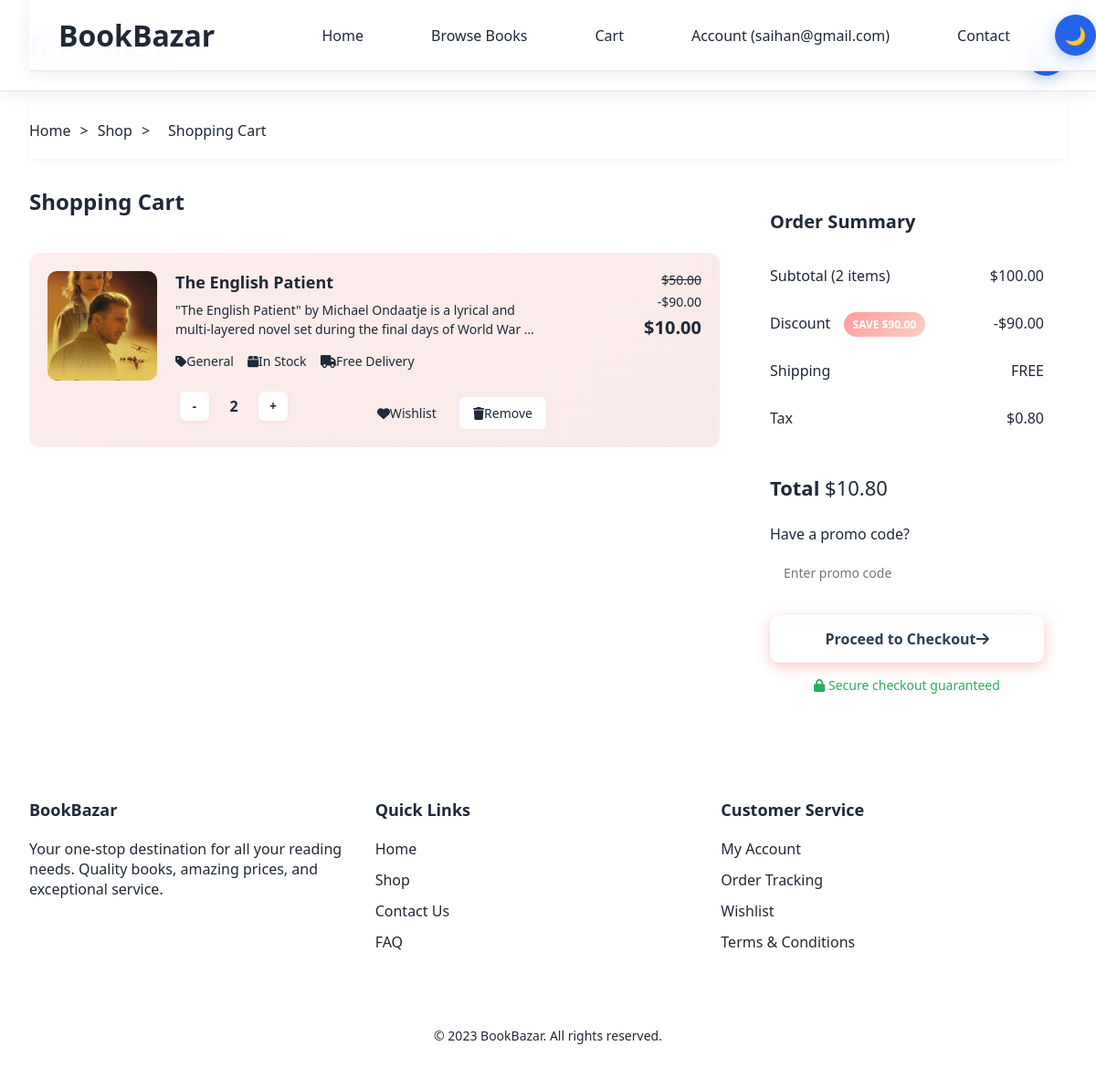
The app's page /cart/ (signed in), older data.
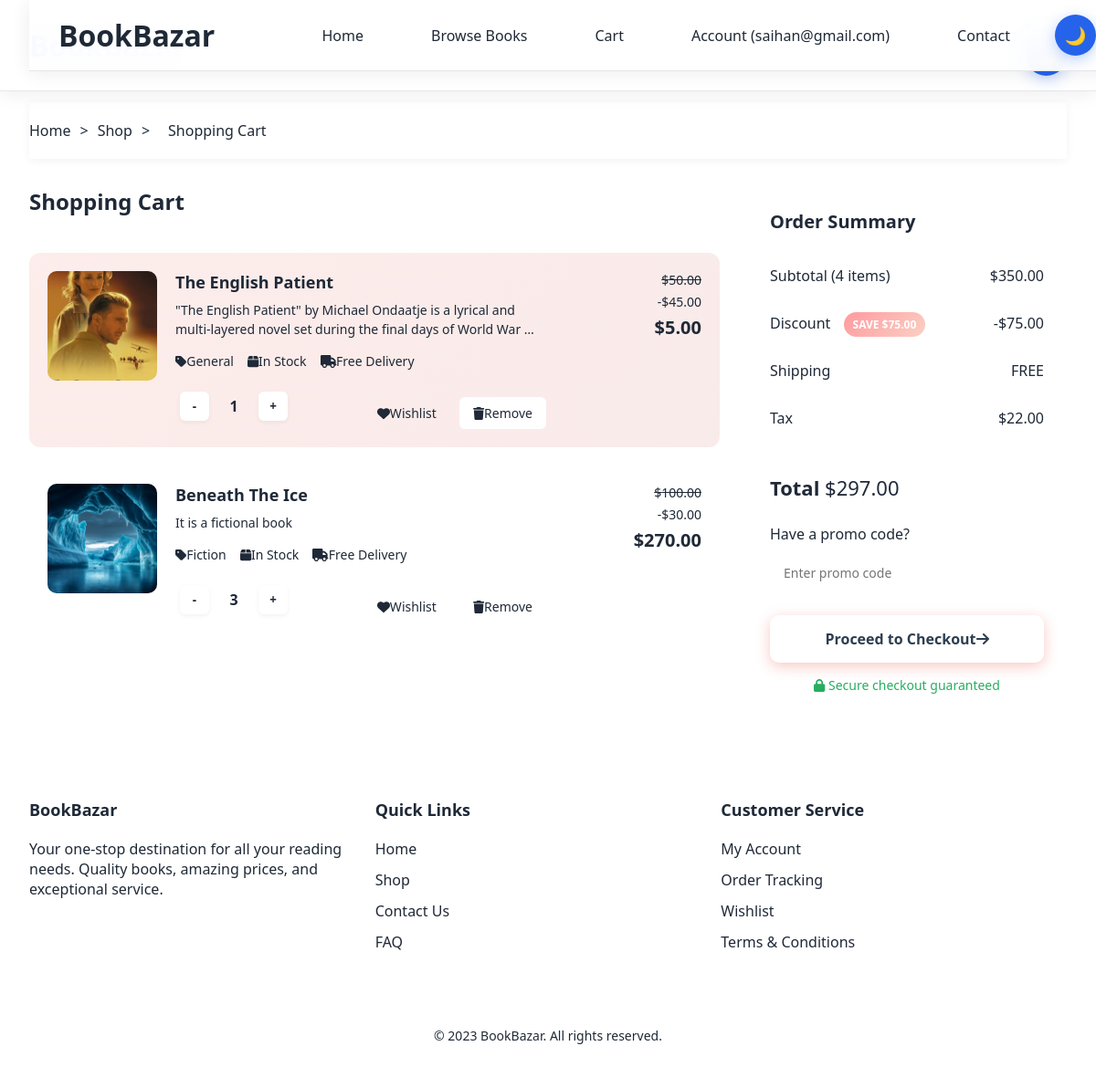
The same page, newer data.
### users/models.py (models this page shows, shortened)
class CustomUser(AbstractUser):
    username = None
    email = models.EmailField(_('email address'), unique=True)
    USERNAME_FIELD = 'email'
    REQUIRED_FIELDS = []
    objects = CustomUserManager()

### eco/models.py (models this page shows, shortened)
class CartItem(models.Model):
    cart = models.ForeignKey(Cart, on_delete=models.CASCADE, related_name='items')
    book = models.ForeignKey('Book', on_delete=models.CASCADE)
    quantity = models.PositiveIntegerField(default=1, validators=[MinValueValidator(1)])
    added_at = models.DateTimeField(auto_now_add=True)
    class Meta:
        unique_together = ['cart', 'book']
    @property
    def total_price(self):
        return float(self.book.price) * self.quantity
    @property
    def total_discount(self):
        if self.book.discount_price:
            return (float(self.book.price) - float(self.book.discount_price)) * self.quantity
        return 0.0
    @property
    def final_price(self):
        if self.book.discount_price:
            return float(self.book.discount_price) * self.quantity
        return float(self.book.price) * self.quantity

class Book(models.Model):
    title = models.CharField(max_length=200)
    author = models.ForeignKey(Author, on_delete=models.SET_NULL, null=True, blank=True)
    additional_authors = models.CharField(max_length=200, blank=True, help_text="Other authors, separated by commas")
    isbn = models.CharField(max_length=13, blank=True, verbose_name="ISBN")
    isbn13 = models.CharField(max_length=17, blank=True, verbose_name="ISBN-13")
    category = TreeForeignKey(Category, related_name='books', on_delete=models.SET_NULL, null=True, blank=True)
    genre = models.CharField(max_length=20, choices=BOOK_GENRES, blank=True)
    format_type = models.CharField(max_length=10, choices=BOOK_FORMATS, default='PAPERBACK')
    condition = models.CharField(max_length=10, choices=BOOK_CONDITIONS, default='NEW')
    publisher = models.ForeignKey(Publisher, on_delete=models.SET_NULL, null=True, blank=True)
    publication_date = models.DateField(null=True, blank=True)
    edition = models.CharField(max_length=50, blank=True)
    pages = models.PositiveIntegerField(null=True, blank=True)
    language = models.CharField(max_length=50, default='English')
    price = models.DecimalField(max_digits=10, decimal_places=2)
    discount_price = models.DecimalField(max_digits=10, decimal_places=2, null=True, blank=True)
    featured = models.BooleanField(default=False, help_text="Mark this book as featured on homepage")
    label1 = models.CharField(choices=LABEL_CHOICES, max_length=1, blank=True)
    label2 = models.CharField(choices=LABEL_CHOICES, max_length=1, blank=True)
    label3 = models.CharField(choices=LABEL_CHOICES, max_length=1, blank=True)
    cover_image = models.ImageField(upload_to='book_covers/', blank=True, null=True, help_text="Main book cover image")
    additional_images = models.ImageField(upload_to='book_images/', blank=True, null=True, help_text="Additional book images")
    description = models.TextField()
    excerpt = models.TextField(blank=True, help_text="Short excerpt or first chapter")
    stock_quantity = models.PositiveIntegerField(default=0)
    is_available = models.BooleanField(default=True)
    slug = models.SlugField(unique=True)
    created_at = models.DateTimeField(auto_now_add=True)
    updated_at = models.DateTimeField(auto_now=True)
    class Meta:
        ordering = ['-created_at']
        verbose_name = "Book"
        verbose_name_plural = "Books"
    @property
    def image_url(self):
        if self.cover_image and hasattr(self.cover_image, 'url'):
            return self.cover_image.url
        return '/static/images/placeholder-book.jpg'

class Cart(models.Model):
    user = models.OneToOneField(settings.AUTH_USER_MODEL, on_delete=models.CASCADE, related_name='cart')
    created_at = models.DateTimeField(auto_now_add=True)
    updated_at = models.DateTimeField(auto_now=True)
    @property
    def total_items(self):
        return sum(item.quantity for item in self.items.all())
    @property
    def subtotal(self):
        return float(sum(item.total_price for item in self.items.all()))
    @property
    def total_discount(self):
        return float(sum(item.total_discount for item in self.items.all()))
    @property
    def final_total(self):
        return self.subtotal - self.total_discount
    @property
    def tax(self):
        return round(self.final_total * 0.08, 2)
    @property
    def grand_total(self):
        return self.final_total + self.tax

class Category(MPTTModel):
    name = models.CharField(max_length=50, unique=True)
    parent = TreeForeignKey('self', on_delete=models.CASCADE, null=True, blank=True, related_name='children', db_index=True)
    slug = models.SlugField(null=False, unique=True)
    description = models.TextField(blank=True)
    image = models.ImageField(upload_to='category_images/', blank=True, null=True)
    class MPTTMeta:
        order_insertion_by = ['name']
    class Meta:
        verbose_name_plural = "Categories"

### eco/views.py (the view)
# urls.py: path('cart/', views.cart_view, name='cart'),
@login_required
def cart_view(request):
    try:
        cart = Cart.objects.get(user=request.user)
        cart_items = cart.items.select_related('book').all()
        context = {
            'cart': cart,
            'cart_items': cart_items,
        }
        return render(request, 'eco/basket.html', context)
    except Cart.DoesNotExist:
        context = {'cart': None, 'cart_items': []}
        return render(request, 'eco/basket.html', context)

### eco/context_processors.py (called while the page is built)
def cart_count(request):
    cart_count = 0
    if request.user.is_authenticated:
        try:
            try:
                cart = Cart.objects.get(user=request.user)
                cart_count = cart.total_items
            except Cart.DoesNotExist:
                order_qs = Order.objects.filter(user=request.user, ordered=False)
                if order_qs.exists():
                    order = order_qs[0]
                    cart_count = order.items.count()
        except Exception as e:
            cart_count = 0
    return {'cart_count': cart_count}

### templates/eco/basket.html (shortened to what this page needs)
{% extends "eco/base_common.html" %}
{% load static %}
{% block content %}
<div class="breadcrumb">
    <div class="container">
        <div class="breadcrumb-content">
            <a href="{% url 'eco:home' %}">Home</a>
            <span>></span>
            <a href="{% url 'eco:product-list' %}">Shop</a>
            <span>></span>
            <span class="current">Shopping Cart</span>
        </div>
    </div>
</div>
<div class="container">
    <div class="cart-container">
        <div class="cart-items">
            <div class="cart-header">
                <h2 class="cart-title">Shopping Cart</h2>
                <div class="item-count" id="itemCount">
                </div>
            </div>
            <div id="cartItemsContainer">
                {% if cart_items %}
                    {% for item in cart_items %}
                    <div class="cart-item {% if forloop.first %}highlight{% endif %}" id="cartItem-{{ item.id }}">
                        <div class="item-image">
                            <img src="{{ item.book.image_url }}" alt="{{ item.book.title }}">
                        </div>
                        <div class="item-details">
                            <h3 class="item-name">{{ item.book.title }}</h3>
                            <p class="item-description">{{ item.book.description|truncatewords:20 }}</p>
                            <div class="item-meta">
                                <div class="meta-item">
                                    <i class="fas fa-tag"></i> {{ item.book.category.name|default:"General" }}
                                </div>
                                <div class="meta-item">
                                    <i class="fas fa-box"></i>
                                    {% if item.book.stock_quantity > 0 %}In Stock{% else %}Out of Stock{% endif %}
                                </div>
                                <div class="meta-item">
                                    <i class="fas fa-truck"></i> Free Delivery
                                </div>
                            </div>
                            <div class="item-controls">
                                <div class="quantity-controls">
                                    <button class="quantity-btn decrease-btn" data-item-id="{{ item.id }}">-</button>
                                    <span class="quantity" id="quantity-{{ item.id }}">{{ item.quantity }}</span>
                                    <button class="quantity-btn increase-btn" data-item-id="{{ item.id }}">+</button>
                                </div>
                                <div class="item-actions">
                                    <button class="action-btn wishlist-btn" onclick="addToWishlist('{{ item.book.slug }}')">
                                        <i class="fas fa-heart"></i> Wishlist
                                    </button>
                                    <button class="action-btn remove-btn" data-item-id="{{ item.id }}">
                                        <i class="fas fa-trash"></i> Remove
                                    </button>
                                </div>
                            </div>
                        </div>
                        <div class="item-pricing">
                            {% if item.book.discount_price %}
                                <div class="price-original">${{ item.book.price|floatformat:2 }}</div>
                                <div class="price-discount">-${{ item.total_discount|floatformat:2 }}</div>
                            {% endif %}
                            <div class="price-total" id="itemTotal-{{ item.id }}">${{ item.final_price|floatformat:2 }}</div>
                        </div>
                    </div>
                    {% endfor %}
                {% endif %}
            </div>
        </div>
        {% if cart_items %}
        <div class="cart-summary">
            <h3 class="summary-title">Order Summary</h3>
            <div class="summary-row">
                <span class="summary-label">Subtotal ({{ cart.total_items }} item{{ cart.total_items|pluralize }})</span>
                <span class="summary-value" id="subtotal">${{ cart.subtotal|floatformat:2 }}</span>
            </div>
            {% if cart.total_discount > 0 %}
            <div class="summary-row">
                <span class="summary-label">Discount <span class="discount-badge">SAVE ${{ cart.total_discount|floatformat:2 }}</span></span>
                <span class="summary-value" id="totalDiscount">-${{ cart.total_discount|floatformat:2 }}</span>
            </div>
            {% endif %}
            <div class="summary-row">
                <span class="summary-label">Shipping</span>
                <span class="summary-value">FREE</span>
            </div>
            <div class="summary-row">
                <span class="summary-label">Tax</span>
                <span class="summary-value" id="tax">${{ cart.tax|floatformat:2 }}</span>
            </div>
            <div class="summary-total">
                <span class="summary-label">Total</span>
                <span class="summary-value" id="finalTotal">${{ cart.grand_total|floatformat:2 }}</span>
            </div>
            <div class="promo-section">
                <p>Have a promo code?</p>
                <div class="promo-input">
                    <input type="text" placeholder="Enter promo code">
                    <button>Apply</button>
                </div>
            </div>
            <button class="checkout-btn" onclick="window.location.href='{% url 'eco:checkout' %}'">
                Proceed to Checkout <i class="fas fa-arrow-right"></i>
            </button>
            <div class="secure-checkout">
                <i class="fas fa-lock"></i> Secure checkout guaranteed
            </div>
        </div>
        {% endif %}
    </div>
</div>
<footer class="footer">
    <div class="container">
        <div class="footer-content">
            <div class="footer-section">
                <h3>BookBazar</h3>
                <p>Your one-stop destination for all your reading needs. Quality books, amazing prices, and exceptional service.</p>
            </div>
            <div class="footer-section">
                <h3>Quick Links</h3>
                <ul class="footer-links">
                    <li><a href="{% url 'eco:home' %}">Home</a></li>
                    <li><a href="{% url 'eco:product-list' %}">Shop</a></li>
                    <li><a href="{% url 'eco:contact' %}">Contact Us</a></li>
                    <li><a href="{% url 'eco:faq' %}">FAQ</a></li>
                </ul>
            </div>
            <div class="footer-section">
                <h3>Customer Service</h3>
                <ul class="footer-links">
                    <li><a href="{% url 'eco:customer-account' %}">My Account</a></li>
                    <li><a href="#">Order Tracking</a></li>
                    <li><a href="{% url 'eco:wish-summary' %}">Wishlist</a></li>
                    <li><a href="#">Terms & Conditions</a></li>
                </ul>
            </div>
        </div>
        <div class="footer-bottom">
            <p>&copy; 2023 BookBazar. All rights reserved.</p>
        </div>
    </div>
</footer>
{% endblock %}

### templates/eco/base_common.html (shortened to what this page needs)
{% load static %}
<!DOCTYPE html>
<html lang="en">
  <head>
  </head>
  <body>
    {% include 'eco/navbar.html' %}
    <div class="main-content">
      {% block content %}
      {% endblock %}
    </div>
  </body>
</html>

### templates/eco/navbar.html (shortened to what this page needs)
<nav class="navbar">
  <div class="nav-container">
    <div class="logo">
      <a href="{% url 'eco:home' %}" style="text-decoration: none; background: linear-gradient(45deg, var(--primary), var(--accent)); -webkit-background-clip: text; -webkit-text-fill-color: transparent;">
      </a>
    </div>
  <nav class="navbar">
    <div class="nav-container">
        <div class="logo">BookBazar</div>
        <ul class="nav-links">
            <li><a href="/">Home</a></li>
            <li><a href="/products/">Browse Books</a></li>
            <li><a href="/order-summary/">Cart</a></li>
            <li>
                {% if user.is_authenticated %}
                    <a href="/users/profile/">Account ({{ user.email }})</a>
                {% else %}
                    <a href="/users/login/">Account</a>
                {% endif %}
            </li>
            <li><a href="/contact/">Contact</a></li>
            <li>
                <button id="darkModeToggle" class="dark-mode-btn" title="Toggle dark mode">
                    <span class="dark-mode-icon">🌙</span>
                </button>
            </li>
        </ul>
    </div>
</nav>
      <li>
        <button id="darkModeToggle" class="dark-mode-btn" title="Toggle dark mode">
          <span class="dark-mode-icon">🌙</span>
        </button>
      </li>
  </div>
</nav>

### templates/eco/navbar.html (style rules this page uses)
.navbar { background: var(--nav-bg); backdrop-filter: blur(20px); border-bottom: 1px solid var(--border); padding: 1rem 2rem; position: fixed; width: 100%; top: 0; z-index: 1000; box-shadow: 0 2px 20px rgba(0, 0, 0, 0.08); transition: all 0.3s ease; }
.nav-container { max-width: 1200px; margin: 0 auto; display: flex; justify-content: space-between; align-items: center; }
.logo { font-size: 2rem; font-weight: 800; }
.nav-links { display: flex; gap: 1.5rem; list-style: none; align-items: center; }
.nav-links a { color: var(--text-color); text-decoration: none; padding: 0.75rem 1.5rem; border-radius: 25px; transition: all 0.3s ease; font-weight: 500; border: 1px solid transparent; }
.dark-mode-btn { background: var(--primary); border: none; border-radius: 50%; width: 45px; height: 45px; cursor: pointer; display: flex; align-items: center; justify-content: center; font-size: 1.2rem; transition: all 0.3s ease; box-shadow: 0 4px 15px rgba(37, 99, 235, 0.3); }

Row changes from the older to the newer data that the page shows:
changed CartItem "The English Patient": quantity "2" → "1"; total_discount "90.00" → "45.00"; final_price "10.00" → "5.00"
added CartItem: book.image_url (picture), book "Beneath The Ice", book.description "It is a fictional book", book.category.name "Fiction", shows "In Stock", quantity "3", book.price "100.00", total_discount "30.00", final_price "270.00"
changed through a linked row, Cart: total_items "2" → "4"; subtotal "100.00" → "350.00"; total_discount "90.00" → "75.00"; tax "0.80" → "22.00"; grand_total "10.80" → "297.00"
